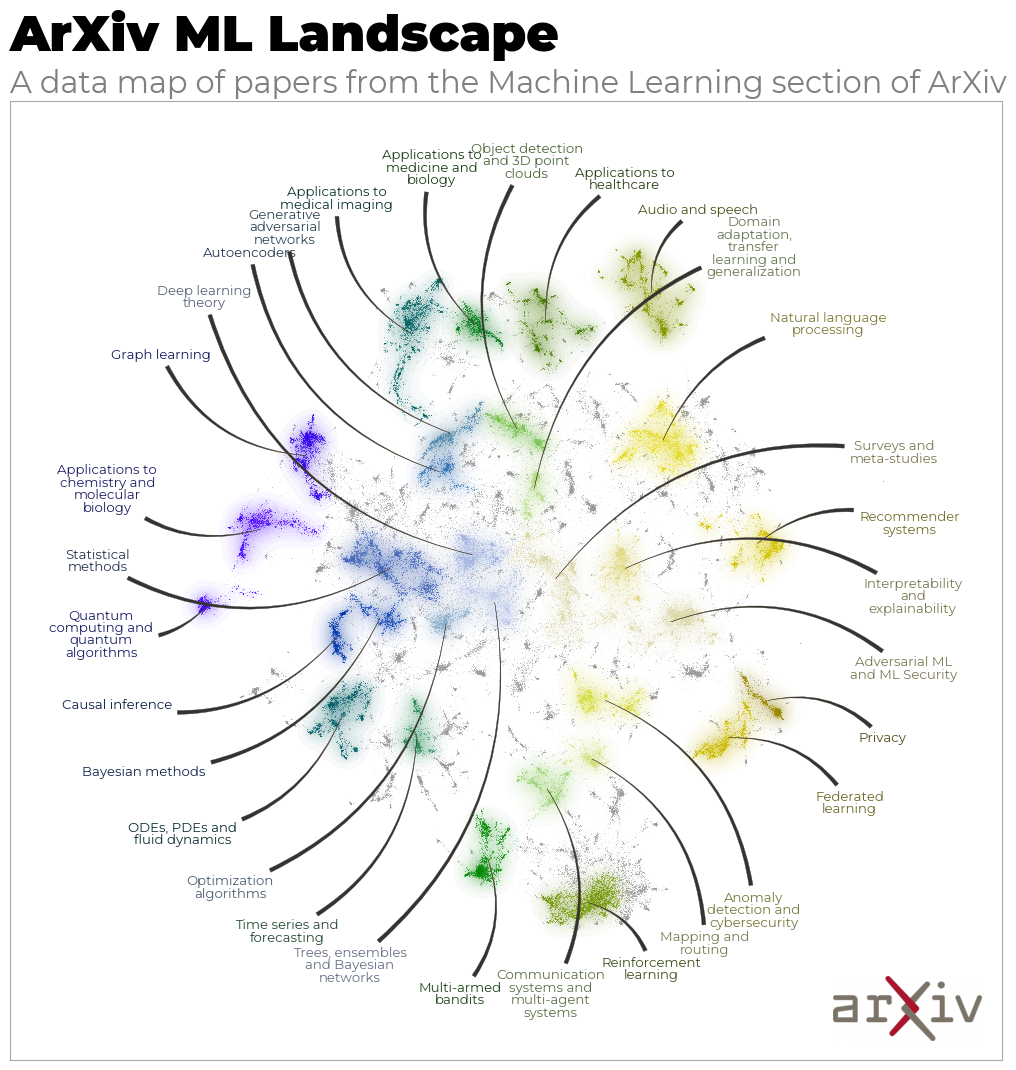

Reproduce this figure in Python.
"""
Simple ArXiv ML
---------------

Demonstrating some arrow and font styles that can be used with the ArXiv ML data map
"""
import datamapplot
import numpy as np
import requests
import PIL
import matplotlib.pyplot as plt
import colorcet

plt.rcParams['savefig.bbox'] = 'tight'

arxivml_data_map = np.load("arxiv_ml_data_map.npy")
arxivml_labels = np.load("arxiv_ml_simplified_cluster_labels.npy", allow_pickle=True)

arxiv_logo_response = requests.get(
    "https://upload.wikimedia.org/wikipedia/commons/thumb/b/bc/ArXiv_logo_2022.svg/320px-ArXiv_logo_2022.svg.png",
    stream=True,
    headers={'User-Agent': 'My User Agent 1.0'}
)
arxiv_logo = np.asarray(PIL.Image.open(arxiv_logo_response.raw))

fig, ax = datamapplot.create_plot(
    arxivml_data_map,
    arxivml_labels,
    title="ArXiv ML Landscape",
    sub_title="A data map of papers from the Machine Learning section of ArXiv",
    logo=arxiv_logo,
    font_family="Montserrat Thin",
    label_font_size=9.5,
    label_margin_factor=1.0,
    arrowprops={
        "arrowstyle": "wedge", "connectionstyle": "arc3,rad=0.3", "linewidth": 0.25, "ec": "#4f3e2d"
    },
    title_keywords={"fontfamily":"Montserrat Thin", "fontweight":"black", "fontsize":36},
    sub_title_keywords={"fontfamily":"Montserrat Thin", "fontsize":22},
    glow_keywords={"n_levels":16, "kernel":"exponential", "kernel_bandwidth":0.2},
    cmap=colorcet.cm.CET_L9,
)
fig.savefig("plot_simple_arxiv.png", bbox_inches="tight")
plt.show()
